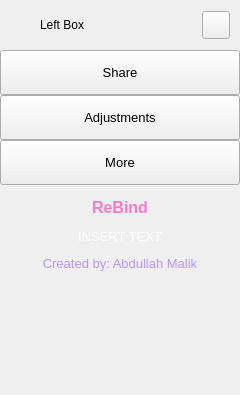
        <widget class="QFrame" name="extraLeftBox">
         <property name="minimumSize">
          <size>
           <width>0</width>
           <height>0</height>
          </size>
         </property>
         <property name="maximumSize">
          <size>
           <width>0</width>
           <height>16777215</height>
          </size>
         </property>
         <property name="frameShape">
          <enum>QFrame::NoFrame</enum>
         </property>
         <property name="frameShadow">
          <enum>QFrame::Raised</enum>
         </property>
         <layout class="QVBoxLayout" name="extraColumLayout">
          <property name="spacing">
           <number>0</number>
          </property>
          <property name="leftMargin">
           <number>0</number>
          </property>
          <property name="topMargin">
           <number>0</number>
          </property>
          <property name="rightMargin">
           <number>0</number>
          </property>
          <property name="bottomMargin">
           <number>0</number>
          </property>
          <item>
           <widget class="QFrame" name="extraTopBg">
            <property name="minimumSize">
             <size>
              <width>0</width>
              <height>50</height>
             </size>
            </property>
            <property name="maximumSize">
             <size>
              <width>16777215</width>
              <height>50</height>
             </size>
            </property>
            <property name="frameShape">
             <enum>QFrame::NoFrame</enum>
            </property>
            <property name="frameShadow">
             <enum>QFrame::Raised</enum>
            </property>
            <layout class="QVBoxLayout" name="verticalLayout_5">
             <property name="spacing">
              <number>0</number>
             </property>
             <property name="leftMargin">
              <number>0</number>
             </property>
             <property name="topMargin">
              <number>0</number>
             </property>
             <property name="rightMargin">
              <number>0</number>
             </property>
             <property name="bottomMargin">
              <number>0</number>
             </property>
             <item>
              <layout class="QGridLayout" name="extraTopLayout">
               <property name="leftMargin">
                <number>10</number>
               </property>
               <property name="rightMargin">
                <number>10</number>
               </property>
               <property name="horizontalSpacing">
                <number>10</number>
               </property>
               <property name="verticalSpacing">
                <number>0</number>
               </property>
               <item row="0" column="0">
                <widget class="QFrame" name="extraIcon">
                 <property name="minimumSize">
                  <size>
                   <width>20</width>
                   <height>0</height>
                  </size>
                 </property>
                 <property name="maximumSize">
                  <size>
                   <width>20</width>
                   <height>20</height>
                  </size>
                 </property>
                 <property name="frameShape">
                  <enum>QFrame::NoFrame</enum>
                 </property>
                 <property name="frameShadow">
                  <enum>QFrame::Raised</enum>
                 </property>
                </widget>
               </item>
               <item row="0" column="1">
                <widget class="QLabel" name="extraLabel">
                 <property name="minimumSize">
                  <size>
                   <width>150</width>
                   <height>0</height>
                  </size>
                 </property>
                 <property name="text">
                  <string>Left Box</string>
                 </property>
                </widget>
               </item>
               <item row="0" column="2">
                <widget class="QPushButton" name="extraCloseColumnBtn">
                 <property name="minimumSize">
                  <size>
                   <width>28</width>
                   <height>28</height>
                  </size>
                 </property>
                 <property name="maximumSize">
                  <size>
                   <width>28</width>
                   <height>28</height>
                  </size>
                 </property>
                 <property name="cursor">
                  <cursorShape>PointingHandCursor</cursorShape>
                 </property>
                 <property name="toolTip">
                  <string>Close left box</string>
                 </property>
                 <property name="text">
                  <string/>
                 </property>
                 <property name="icon">
                  <iconset resource="resources.qrc">
                   <normaloff>:/icons/images/icons/icon_close.png</normaloff>:/icons/images/icons/icon_close.png</iconset>
                 </property>
                 <property name="iconSize">
                  <size>
                   <width>20</width>
                   <height>20</height>
                  </size>
                 </property>
                </widget>
               </item>
              </layout>
             </item>
            </layout>
           </widget>
          </item>
          <item>
           <widget class="QFrame" name="extraContent">
            <property name="frameShape">
             <enum>QFrame::NoFrame</enum>
            </property>
            <property name="frameShadow">
             <enum>QFrame::Raised</enum>
            </property>
            <layout class="QVBoxLayout" name="verticalLayout_12">
             <property name="spacing">
              <number>0</number>
             </property>
             <property name="leftMargin">
              <number>0</number>
             </property>
             <property name="topMargin">
              <number>0</number>
             </property>
             <property name="rightMargin">
              <number>0</number>
             </property>
             <property name="bottomMargin">
              <number>0</number>
             </property>
             <item alignment="Qt::AlignTop">
              <widget class="QFrame" name="extraTopMenu">
               <property name="frameShape">
                <enum>QFrame::NoFrame</enum>
               </property>
               <property name="frameShadow">
                <enum>QFrame::Raised</enum>
               </property>
               <layout class="QVBoxLayout" name="verticalLayout_11">
                <property name="spacing">
                 <number>0</number>
                </property>
                <property name="leftMargin">
                 <number>0</number>
                </property>
                <property name="topMargin">
                 <number>0</number>
                </property>
                <property name="rightMargin">
                 <number>0</number>
                </property>
                <property name="bottomMargin">
                 <number>0</number>
                </property>
                <item>
                 <widget class="QPushButton" name="btn_share">
                  <property name="sizePolicy">
                   <sizepolicy hsizetype="Expanding" vsizetype="Fixed">
                    <horstretch>0</horstretch>
                    <verstretch>0</verstretch>
                   </sizepolicy>
                  </property>
                  <property name="minimumSize">
                   <size>
                    <width>0</width>
                    <height>45</height>
                   </size>
                  </property>
                  <property name="font">
                   <font>
                    <family>Segoe UI</family>
                    <pointsize>10</pointsize>
                    <italic>false</italic>
                    <bold>false</bold>
                   </font>
                  </property>
                  <property name="cursor">
                   <cursorShape>PointingHandCursor</cursorShape>
                  </property>
                  <property name="layoutDirection">
                   <enum>Qt::LeftToRight</enum>
                  </property>
                  <property name="styleSheet">
                   <string notr="true">background-image: url(:/icons/images/icons/cil-share-boxed.png);</string>
                  </property>
                  <property name="text">
                   <string>Share</string>
                  </property>
                 </widget>
                </item>
                <item>
                 <widget class="QPushButton" name="btn_adjustments">
                  <property name="sizePolicy">
                   <sizepolicy hsizetype="Expanding" vsizetype="Fixed">
                    <horstretch>0</horstretch>
                    <verstretch>0</verstretch>
                   </sizepolicy>
                  </property>
                  <property name="minimumSize">
                   <size>
                    <width>0</width>
                    <height>45</height>
                   </size>
                  </property>
                  <property name="font">
                   <font>
                    <family>Segoe UI</family>
                    <pointsize>10</pointsize>
                    <italic>false</italic>
                    <bold>false</bold>
                   </font>
                  </property>
                  <property name="cursor">
                   <cursorShape>PointingHandCursor</cursorShape>
                  </property>
                  <property name="layoutDirection">
                   <enum>Qt::LeftToRight</enum>
                  </property>
                  <property name="styleSheet">
                   <string notr="true">background-image: url(:/icons/images/icons/cil-equalizer.png);</string>
                  </property>
                  <property name="text">
                   <string>Adjustments</string>
                  </property>
                 </widget>
                </item>
                <item>
                 <widget class="QPushButton" name="btn_more">
                  <property name="sizePolicy">
                   <sizepolicy hsizetype="Expanding" vsizetype="Fixed">
                    <horstretch>0</horstretch>
                    <verstretch>0</verstretch>
                   </sizepolicy>
                  </property>
                  <property name="minimumSize">
                   <size>
                    <width>0</width>
                    <height>45</height>
                   </size>
                  </property>
                  <property name="font">
                   <font>
                    <family>Segoe UI</family>
                    <pointsize>10</pointsize>
                    <italic>false</italic>
                    <bold>false</bold>
                   </font>
                  </property>
                  <property name="cursor">
                   <cursorShape>PointingHandCursor</cursorShape>
                  </property>
                  <property name="layoutDirection">
                   <enum>Qt::LeftToRight</enum>
                  </property>
                  <property name="styleSheet">
                   <string notr="true">background-image: url(:/icons/images/icons/cil-layers.png);</string>
                  </property>
                  <property name="text">
                   <string>More</string>
                  </property>
                 </widget>
                </item>
               </layout>
              </widget>
             </item>
             <item>
              <widget class="QFrame" name="extraCenter">
               <property name="frameShape">
                <enum>QFrame::NoFrame</enum>
               </property>
               <property name="frameShadow">
                <enum>QFrame::Raised</enum>
               </property>
               <layout class="QVBoxLayout" name="verticalLayout_10">
                <item>
                 <widget class="QTextEdit" name="textEdit">
                  <property name="minimumSize">
                   <size>
                    <width>222</width>
                    <height>0</height>
                   </size>
                  </property>
                  <property name="styleSheet">
                   <string notr="true">background: transparent;</string>
                  </property>
                  <property name="frameShape">
                   <enum>QFrame::NoFrame</enum>
                  </property>
                  <property name="readOnly">
                   <bool>true</bool>
                  </property>
                  <property name="html">
                   <string>&lt;!DOCTYPE HTML PUBLIC &quot;-//W3C//DTD HTML 4.0//EN&quot; &quot;http://www.w3.org/TR/REC-html40/strict.dtd&quot;&gt;
&lt;html&gt;&lt;head&gt;&lt;meta name=&quot;qrichtext&quot; content=&quot;1&quot; /&gt;&lt;meta charset=&quot;utf-8&quot; /&gt;&lt;style type=&quot;text/css&quot;&gt;
p, li { white-space: pre-wrap; }
hr { height: 1px; border-width: 0; }
li.unchecked::marker { content: &quot;\2610&quot;; }
li.checked::marker { content: &quot;\2612&quot;; }
&lt;/style&gt;&lt;/head&gt;&lt;body style=&quot; font-family:'Segoe UI'; font-size:10pt; font-weight:400; font-style:normal;&quot;&gt;
&lt;p align=&quot;center&quot; style=&quot; margin-top:12px; margin-bottom:12px; margin-left:0px; margin-right:0px; -qt-block-indent:0; text-indent:0px;&quot;&gt;&lt;span style=&quot; font-size:12pt; font-weight:600; color:#ff79c6;&quot;&gt;ReBind&lt;/span&gt;&lt;/p&gt;
&lt;p align=&quot;center&quot; style=&quot; margin-top:12px; margin-bottom:12px; margin-left:0px; margin-right:0px; -qt-block-indent:0; text-indent:0px;&quot;&gt;&lt;span style=&quot; color:#ffffff;&quot;&gt;INSERT TEXT&lt;/span&gt;&lt;/p&gt;
&lt;p align=&quot;center&quot; style=&quot; margin-top:12px; margin-bottom:12px; margin-left:0px; margin-right:0px; -qt-block-indent:0; text-indent:0px;&quot;&gt;&lt;span style=&quot; color:#bd93f9;&quot;&gt;Created by: Abdullah Malik&lt;/span&gt;&lt;/p&gt;&lt;/body&gt;&lt;/html&gt;</string>
                  </property>
                 </widget>
                </item>
               </layout>
              </widget>
             </item>
             <item>
              <widget class="QFrame" name="extraBottom">
               <property name="frameShape">
                <enum>QFrame::NoFrame</enum>
               </property>
               <property name="frameShadow">
                <enum>QFrame::Raised</enum>
               </property>
              </widget>
             </item>
            </layout>
           </widget>
          </item>
         </layout>
        </widget>
